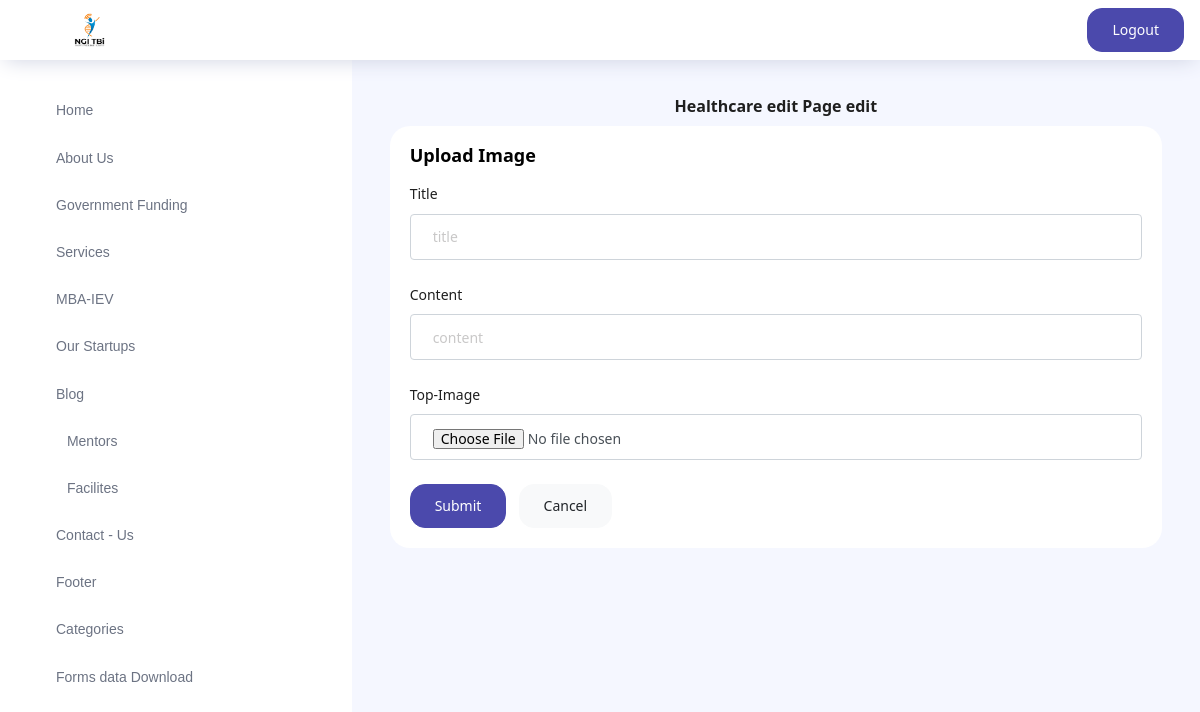
The page /healthcare_edit (signed in) on the database as committed earlier.
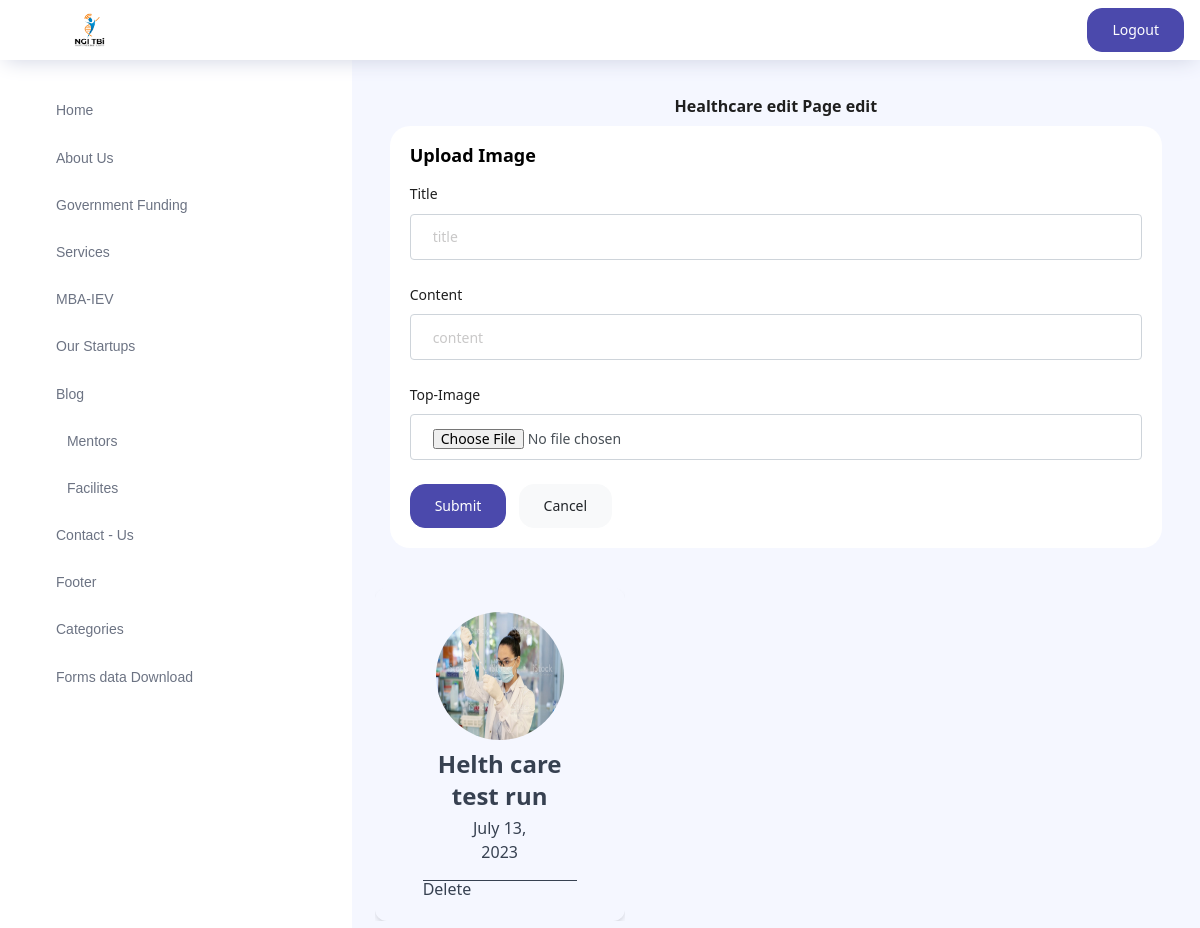
The same page on the database as committed later.
### base/models.py (models this page shows)
class HealthCare_form(models.Model):
    id = models.IntegerField(primary_key=True)
    title_iot = models.CharField(max_length=200)
    contant_iot = models.CharField(max_length=200)
    image_iot = models.ImageField(upload_to="HealthCare_images/")
    uplode_date = models.DateField(default=timezone.now)

### base/views_forFacilites_edit.py (the view)
# urls.py: path("healthcare_edit", views_forFacilites_edit.Healthcare_edit),
@login_required(login_url='/FourNotFout')
def Healthcare_edit(request):
     try:
          Healthcare_form_db = HealthCare_form.objects.all()[::-1]
          return render(request,"pages/Healthcare_edit.html",reguler_datas({"Healthcare_form_db": Healthcare_form_db}))
     except:
          print("maybe database are empty")
     return render(request,"pages/Healthcare_edit.html",reguler_datas())

### templates/pages/Healthcare_edit.html (shortened to what the changed rows need)
<!DOCTYPE html>
<html lang="en">
{% load static %}
<head>
    <link rel="stylesheet" href=" {% static 'vendors/feather/feather.css' %} ">
    <link rel="stylesheet" href=" {% static 'vendors/ti-icons/css/themify-icons.css' %} ">
    <link rel="stylesheet" href=" {% static 'vendors/css/vendor.bundle.base.css' %} ">
    <link rel="stylesheet" href=" {% static 'vendors/select2/select2.min.css' %} ">
    <link rel="stylesheet" href=" {% static 'vendors/select2-bootstrap-theme/select2-bootstrap.min.css' %} ">
    <link rel="stylesheet" href=" {% static 'css/vertical-layout-light/style.css' %} ">
    <link href="https://unpkg.com/tailwindcss@^2/dist/tailwind.min.css" rel="stylesheet">
</head>
<body>
    <div class="container-scroller">
        <div class="container-fluid page-body-wrapper" style="z-index: 999;">
            <div class="main-panel">
                <div class="content-wrapper">
                    <div class="flex justify-center font-semibold">
                        <h1 class="card-title">Healthcare edit Page edit</h1>
                    </div>
                    <div class="row">
                        <section class="overflow-hidden text-gray-700 ">
                            <div class="flex flex-wrap gap-4"
                                style="display: flex;justify-content: center;align-items: center;align-content: center;flex-direction: row;">
                                {% for j in Healthcare_form_db %}
                                <div class="flex flex-col justify-center max-w-xs p-6 shadow-md rounded-xl sm:px-12 dark:bg-gray-900 dark:text-gray-100"
                                    style="    width: 250px;">
                                    <img src="{{ j.image_iot.url }}" alt=""
                                        class="w-32 h-32 mx-auto rounded-full dark:bg-gray-500 aspect-square">
                                    <div class="space-y-4 text-center divide-y divide-gray-700">
                                        <div class="my-2 space-y-1">
                                            <h2 class="text-xl font-semibold sm:text-2xl">{{ j.title_iot }}</h2>
                                            <p class="px-5 text-xs sm:text-base dark:text-gray-400">{{ j.uplode_date }}
                                            </p>
                                        </div>
                                        <div
                                            style="    display: flex; flex-direction: row; flex-wrap: wrap; align-content: center; justify-content: space-between; width: 100%; align-items: center;">
                                            <button onclick="del('healthcare_delete','{{ j.id }}')"
                                                style="display: flex; flex-wrap: nowrap; flex-direction: row; align-content: center; justify-content: center; align-items: center;">
                                                <h6>Delete</h6>
                                            </button>
                                        </div>
                                    </div>
                                </div>
                                {% endfor %}
                            </div>
                        </section>
                    </div>
                </div>
            </div>
        </div>
</body>
</html>

Rows that differ between the two databases and show on the page:
added HealthCare_form: image_iot (picture), title_iot "Helth care test run", uplode_date "July 13, 2023"
